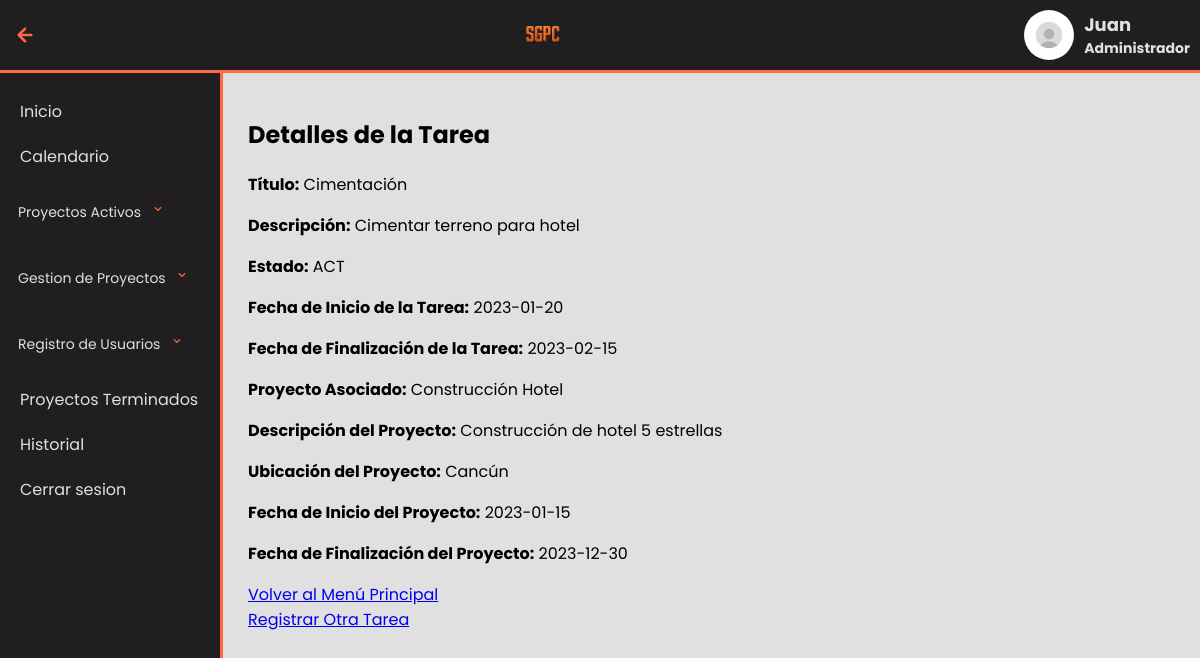
The page /MenuAdmin/modis/mostrarTarea.php?idTarea=1 (signed in) on the database its author committed.
### tables this page shows
CREATE TABLE Tarea (
    idTarea int auto_increment PRIMARY KEY,
    titulo VARCHAR(40) NOT NULL,
    descripcion VARCHAR(100) NOT NULL,
    estado CHAR(3) NOT NULL,
    idProyecto INT NOT NULL,
    FOREIGN KEY (estado) REFERENCES Estado(codigo),
    FOREIGN KEY (idProyecto) REFERENCES Proyecto(idProyecto)
);

CREATE TABLE ProyectoTarea (
    idProyecto INT NOT NULL,
    idTarea int NOT NULL,
    fechaInicio DATE NOT NULL,
    fechaFinal DATE NOT NULL,
    PRIMARY KEY (idProyecto, idTarea),
    FOREIGN KEY (idProyecto) REFERENCES Proyecto(idProyecto),
    FOREIGN KEY (idTarea) REFERENCES Tarea(idTarea)
);

CREATE TABLE Proyecto (
    idProyecto INT AUTO_INCREMENT PRIMARY KEY,
    nombre VARCHAR(100) NOT NULL,
    descripcion VARCHAR(200) NOT NULL,
    ubicacion VARCHAR(100) NOT NULL,
    fechaInicio DATE NOT NULL,
    fechaFinal DATE NOT NULL,
    estado CHAR(3) NOT NULL,
    FOREIGN KEY (estado) REFERENCES Estado(codigo)
);

### conexion.php (called while the page is built, shortened)
<?php
class conexion
{
    private $HOST = "localhost";
    private $USER = "root";
    private $PASS = "";
    private $DB = "sgpc";
    private $CON;
    public function connect()
    {
        $this->CON = mysqli_connect($this->HOST, $this->USER, $this->PASS, $this->DB);
        if (mysqli_connect_errno()) {
            echo "Error de conexión: " . mysqli_connect_error();
            return false;
        } else {
            return true;
        }
    }
    public function exeqSelect($query)
    {
        try {
            $this->DATASET = mysqli_query($this->CON, $query);
            if ($this->DATASET) {
                return $this->DATASET;
            } else {
                throw new Exception("Error en la consulta: " . mysqli_error($this->CON));
            }
        } catch (Exception $e) {
            echo "Excepción: " . $e->getMessage();
            return 0;
        }
    }
}

### MenuAdmin/modis/mostrarTarea.php (the view, shortened to what this page needs)
<?php
$current_page = basename($_SERVER['PHP_SELF']);
?>
<html>
<head>
    <link rel="stylesheet" href="../../css/proyectos.css" />
</head>
<body>
    <header class="header">
        <?php if (isset($_SESSION['admin_name']) && $current_page !== 'index.php') : ?>
            <div class="back-link">
                <a href="javascript:history.go(-1);">
                    <img src="../plantillas/left-arrow.svg" alt="Flecha de regreso">
                </a>
            </div>
        <?php endif; ?>
        <div class="logo">
            <img src="../../img/Logo1.png" alt="Logo de la empresa">
        </div>
        <div class="user-info">
            <img src="../../img/account-icon-user-icon-vector-graphics_292645-552.avif" alt="Nombre del usuario">
            <h3><?php echo $_SESSION['admin_name']; ?>
                <p>Administrador</p>
            </h3>
        </div>
    </header>
    <aside class="menu">
        <ul>
            <li <?php if ($current_page == 'index.php') echo 'class="current-page"'; ?>><a href="../index.php">Inicio</a>
            </li>
            <li><a href="Calendario/Calendario.php">Calendario</a></li>
            <li class="active-tasks">
                <span class="menu-item">
                    Proyectos Activos
                    <img src="../plantillas/down-arrow.svg" alt="Flecha hacia abajo" alt="Flecha hacia abajo">
                </span>
            </li>
            <li class="active-tasks">
                <span class="menu-item">
                    Gestion de Proyectos
                    <img src="../plantillas/down-arrow.svg" alt="Flecha hacia abajo">
                </span>
            </li>
            <li class="active-tasks">
                <span class="menu-item">
                    Registro de Usuarios
                    <img src="../plantillas/down-arrow.svg" alt="Flecha hacia abajo">
                </span>
            </li>
            <li><a href="../proyectosTerminados.php">Proyectos Terminados</a></li>
            <li><a href="Historial/index.html">Historial</a></li>
            <li><a href="../../InicioSesion/logout.php">Cerrar sesion</a></li>
        </ul>
    </aside>
    <main>
        <?php
        include("../../conexion.php");
        $conexion = new conexion();
        if ($conexion->connect()) {
            if ($_SERVER["REQUEST_METHOD"] == "GET" && isset($_GET['idTarea'])) {
                $idTarea = $_GET['idTarea'];
                $queryTarea = "SELECT * FROM Tarea WHERE idTarea = $idTarea";
                $resultTarea = $conexion->exeqSelect($queryTarea);
                if ($resultTarea->num_rows > 0) {
                    $rowTarea = mysqli_fetch_array($resultTarea);
                    $tituloTarea = $rowTarea['titulo'];
                    $descripcionTarea = $rowTarea['descripcion'];
                    $estadoTarea = $rowTarea['estado'];
                    $idProyecto = $rowTarea['idProyecto'];
                    $queryProyectoTarea = "SELECT * FROM ProyectoTarea WHERE idTarea = $idTarea";
                    $resultProyectoTarea = $conexion->exeqSelect($queryProyectoTarea);
                    if ($resultProyectoTarea->num_rows > 0) {
                        $rowProyectoTarea = mysqli_fetch_array($resultProyectoTarea);
                        $fechaInicioTarea = $rowProyectoTarea['fechaInicio'];
                        $fechaFinalTarea = $rowProyectoTarea['fechaFinal'];
                        $queryProyecto = "SELECT * FROM Proyecto WHERE idProyecto = $idProyecto";
                        $resultProyecto = $conexion->exeqSelect($queryProyecto);
                        if ($resultProyecto->num_rows > 0) {
                            $rowProyecto = mysqli_fetch_array($resultProyecto);
                            $nombreProyecto = $rowProyecto['nombre'];
                            $descripcionProyecto = $rowProyecto['descripcion'];
                            $ubicacionProyecto = $rowProyecto['ubicacion'];
                            $fechaInicioProyecto = $rowProyecto['fechaInicio'];
                            $fechaFinalProyecto = $rowProyecto['fechaFinal'];
                            echo "<h2>Detalles de la Tarea</h2>";
                            echo "<p><strong>Título:</strong> $tituloTarea</p>";
                            echo "<p><strong>Descripción:</strong> $descripcionTarea</p>";
                            echo "<p><strong>Estado:</strong> $estadoTarea</p>";
                            echo "<p><strong>Fecha de Inicio de la Tarea:</strong> $fechaInicioTarea</p>";
                            echo "<p><strong>Fecha de Finalización de la Tarea:</strong> $fechaFinalTarea</p>";
                            echo "<p><strong>Proyecto Asociado:</strong> $nombreProyecto</p>";
                            echo "<p><strong>Descripción del Proyecto:</strong> $descripcionProyecto</p>";
                            echo "<p><strong>Ubicación del Proyecto:</strong> $ubicacionProyecto</p>";
                            echo "<p><strong>Fecha de Inicio del Proyecto:</strong> $fechaInicioProyecto</p>";
                            echo "<p><strong>Fecha de Finalización del Proyecto:</strong> $fechaFinalProyecto</p>";
                            echo "<a href='../index.php'>Volver al Menú Principal</a><br>";
                            echo "<a href='agregarTarea.php?idProyecto=$idProyecto'>Registrar Otra Tarea</a>";
                        } else {
                            echo "<p>No se encontró información del proyecto.</p>";
                        }
                    } else {
                        echo "<p>No se encontró información de la relación entre la tarea y el proyecto.</p>";
                    }
                } else {
                    echo "<p>No se encontró la tarea.</p>";
                }
            } else {
                echo "<p>Parámetros incorrectos.</p>";
            }
        } else {
            echo "<p>Error en la conexión a la base de datos.</p>";
        } ?>
    </main>
</body>
</html>

### css/proyectos.css (style rules this page uses)
* { font-family: "Poppins"; }
body { background-color: #e0e0e1; margin-top: 77px; }
.header { display: flex; justify-content: space-between; align-items: center; background: rgb(32, 30, 31); padding: 10px; position: fixed; top: 0; left: 0; right: 0; z-index: 1000; border-bottom: 3px solid #ff6947; }
.header .user-info { display: flex; align-items: center; color: #e0e0e1; }
.user-info img { width: 50px; height: 50px; border-radius: 50%; margin-right: 10px; }
.user-info h3 { font-size: 18px; margin: 0; }
.user-info p { font-size: 14px; margin: 0; }
.logo img { width: 50px; height: 50px; }
.menu { margin-top: 73.1px; background: rgb(32, 30, 31); color: #e0e0e1; width: 200px; padding: 0 10px; position: fixed; top: 0; left: 0px; height: 100%; overflow-y: auto; transition: left 0.3s; z-index: 900; display: flex; flex-direction: column; border-right: 3px solid #ff6947; }
.menu-item { line-height: 50px; padding-left: 10px; }
.menu ul { list-style: none; padding: 0; width: 100%; }
.menu ul li { margin-bottom: 0px; }
.menu ul li a { color: #e0e0e1; text-decoration: none; font-size: 16px; display: block; padding: 10px; margin: 0px; position: relative; }
main { margin-left: 220px; padding: 20px; }
.active-tasks { display: flex; flex-direction: column; position: relative; }
.active-tasks .menu-item { cursor: pointer; padding: 8px; border-radius: 4px; background-color: rgb(32, 30, 31); color: #e0e0e1; font-size: 14px; }
.menu-item img { width: 16px; height: 16px; margin-left: 5px; }
.back-link { margin-right: 20px; cursor: pointer; }
.back-link img { width: 30px; height: 30px; }

### rows shown on the page
tarea: titulo "Cimentación", descripcion "Cimentar terreno para hotel", estado "ACT"
proyectotarea: fechaInicio "2023-01-20", fechaFinal "2023-02-15"
proyecto: nombre "Construcción Hotel", descripcion "Construcción de hotel 5 estrellas", ubicacion "Cancún", fechaInicio "2023-01-15", fechaFinal "2023-12-30"

### other values the page prints
$_SESSION['admin_name'] "Juan"
